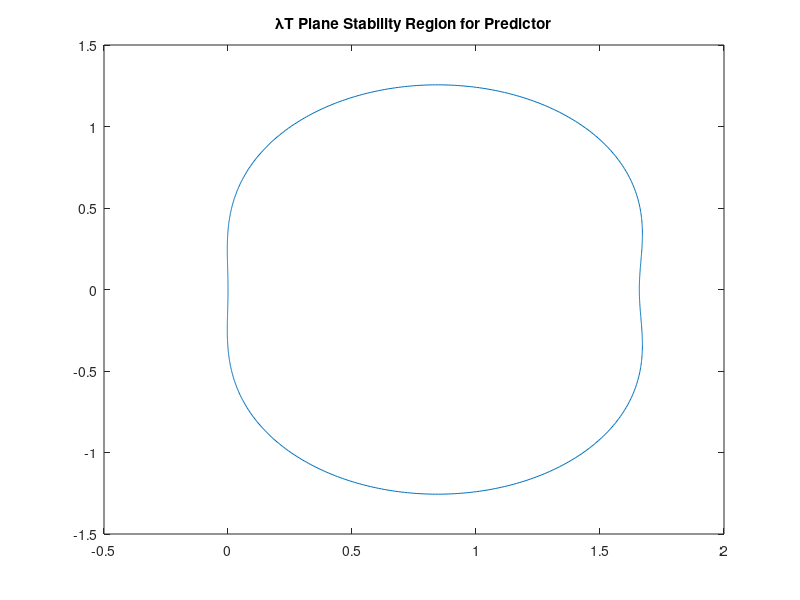

Write the MATLAB code that produced this figure.
% Midterm Exam: System Simulation
% Written by Josh Humphrey
% Problem 2

% Plot the Stability Region:
lambda = 1;
T = 1;

LT = lambda*T;

b0 = (6/17);
b1 = (11/17);
b2 = (3/2);

N = 1000;
theta = linspace(0,2*pi,N+1);
z = exp(1i*theta);

w = (z.^2-z)./(b2*z.^2+b1*z+b0);

figure(1)
plot(real(w),imag(w))
title('\lambdaT Plane Stability Region for Predictor')

